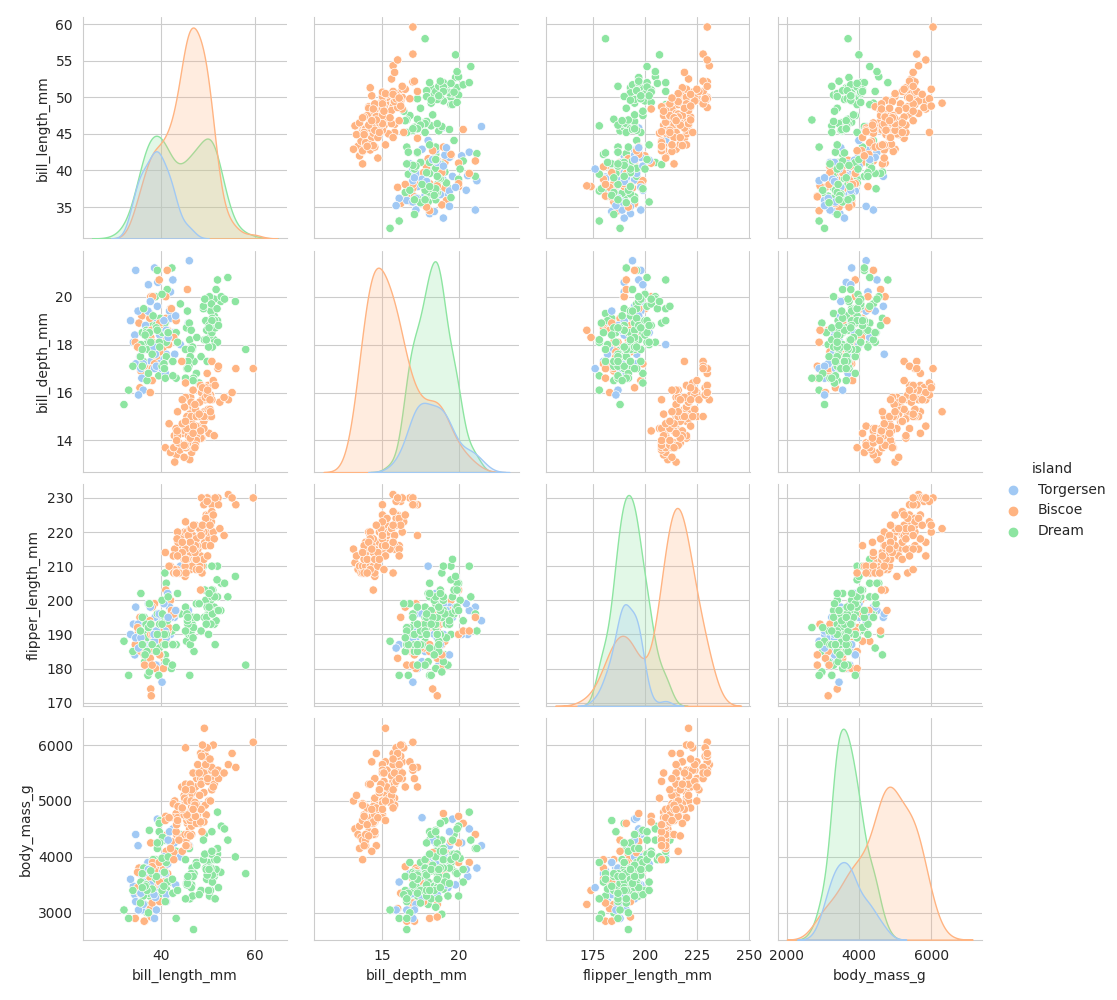

Here is the Python script that generated this plot:
with sns.axes_style('whitegrid'):

  grafico = sns.pairplot(data=penguim, hue="island", palette="pastel")
  
  plt.savefig('penguins_island.png')

#A ilha Biscoe é aquela em que os pinguins apresentam a maior massa corporal(body_mass_g) e o maior comprimeto das nadadeiras( flipper_length_mm) essa ilha pode ter uma predominancia de habitar a especie Gentoo. Já a ilha Dream no atributo comprimento do bico(bill_depth_mm) se iguala e predominancia de habitar a especie Adelle. A ilha Torgensen apesar de ter indices a baixo das outras duas ilhas, no atributos podemos afirmar que essa ilha tem uma diversificação de especies por cada atributo.